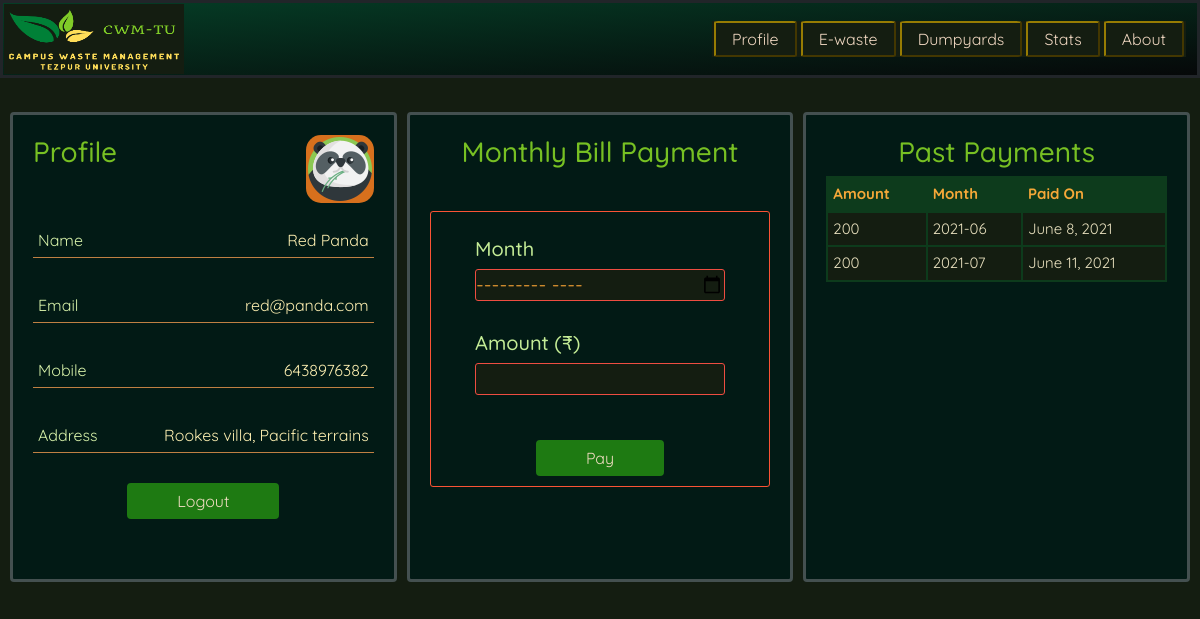
The page /logwaste/profile/ (signed in) on the database as committed earlier.
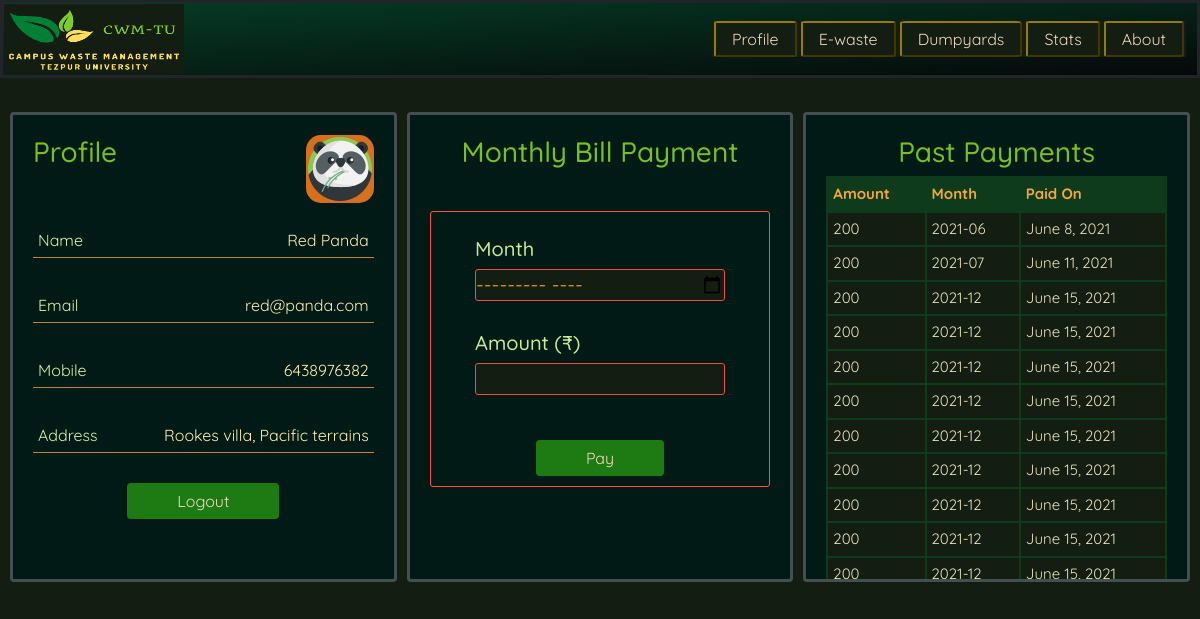
The same page on the database as committed later.
### logwaste/models.py (models this page shows, shortened)
class MyUser(AbstractBaseUser):
    email = models.EmailField(
        verbose_name="email address", max_length=60, unique=True)
    full_name = models.CharField(verbose_name="name", max_length=40)
    mobile = models.CharField(max_length=10, verbose_name="mobile")
    address = models.CharField(max_length=100, verbose_name="address")
    date_joined = models.DateTimeField(
        verbose_name="date joined", auto_now_add=True)
    last_login = models.DateTimeField(verbose_name="last login", auto_now=True)
    is_admin = models.BooleanField(default=False)
    is_active = models.BooleanField(default=True)
    is_staff = models.BooleanField(default=True)
    is_superuser = models.BooleanField(default=False)
    USERNAME_FIELD = "email"
    REQUIRED_FIELDS = ['full_name', 'mobile', 'address']
    objects = MyUserManager()

class Bills(models.Model):
    bill_id = models.IntegerField()
    bill_amount = models.IntegerField()
    bill_month = models.CharField(max_length=10)
    bill_date = models.DateField()

### logwaste/views.py (the view, shortened to what this page needs)
# urls.py: path('profile/', views.profile),
def profile(request):
    if request.user.is_superuser:
        d1 = MyUser.objects.all().filter(is_superuser=False)
        cursor = connection.cursor()
        cursor.execute(
            "SELECT logwaste_myuser.id,logwaste_myuser.full_name, logwaste_bills.bill_amount, logwaste_bills.bill_month, logwaste_bills.bill_date FROM logwaste_myuser JOIN logwaste_bills ON logwaste_myuser.id=logwaste_bills.bill_id")
        data = dictfetchall(cursor)
        ew = request.user
        return render(request, 'profile.html', {'ew': ew, 'data': data, 'd1': d1})
    elif request.user.is_authenticated:
        data = Bills.objects.filter(bill_id=request.user.id)
        ew = request.user
        return render(request, 'profile.html', {'ew': ew, 'data': data})
    else:
        return HttpResponseRedirect('/logwaste/logins/')

### templates/profile.html (shortened to what this page needs)
{% extends 'base.html' %}
{% load static %}
{% block style %}
<link rel="stylesheet" href="{% static 'css/profiles.css' %}">
{% endblock style %}
{% block rest %}
<div class="rest">
    {% if request.user.is_superuser %}
    <div class="left">
        <div class="right">
            <div class="pics">
                <h2 class="hh1">Admin</h2>
                <img src="{% static 'images/orca.png' %}" class="img1">
            </div>
            <div class="here">
                <div class="there">Name</div>
                <div class="fetch">{{ew.full_name}}</div>
            </div>
            <div class="here">
                <div class="there">Email</div>
                <div class="fetch">{{ew.email}}</div>
            </div>
            <div class="here">
                <div class="there">Mobile</div>
                <div class="fetch">{{ew.mobile}}</div>
            </div>
            <div class="here">
                <div class="there">Address</div>
                <div class="fetch">{{ew.address}}</div>
            </div>
            <div class="down">
                <a href="{% url 'logout' %}"><button class="buttoned">Logout</button></a>
            </div>
        </div>
        <div class="right">
            <h2 class="hh1">Registered Users</h2>
            <table id="customers">
                <th>UserID</th>
                <th>Name</th>
                <th>Email</th>
                <th>Mobile</th>
                <th>Address</th>
                <tr>
                    {% for d1 in d1 %}
                    <td>{{d1.id}}</td>
                    <td>{{d1.full_name}}</td>
                    <td>{{d1.email}}</td>
                    <td>{{d1.mobile}}</td>
                    <td>{{d1.address}}</td>
                </tr>
                {% endfor %}
            </table>
        </div>
    </div>
    <div class="left">
        <div class="right">
            <h2 class="hh1">Payments Received</h2>
            <table id="customers">
                <th>UserID</th>
                <th>Name</th>
                <th>Amount</th>
                <th>Month</th>
                <th>Paid On</th>
                <tr>
                    {% for data in data %}
                    <td>{{data.id}}</td>
                    <td>{{data.full_name}}</td>
                    <td>{{data.bill_amount}}</td>
                    <td>{{data.bill_month}}</td>
                    <td>{{data.bill_date}}</td>
                </tr>
                {% endfor %}
            </table>
        </div>
    </div>
    {% else %}
    <div class="lefts">
        <div class="right">
            <div class="up">
                <div class="pics">
                    <h2>Profile</h2>
                    {% if ew.full_name.0 < 'L' %} <img src="{% static 'images/penguin.png' %}" class="img1">
                        {% else %}
                        <img src="{% static 'images/panda.png' %}" class="img1">
                        {% endif %}
                </div>
                <div class="here">
                    <div class="there">Name</div>
                    <div class="fetch">{{ew.full_name}}</div>
                </div>
                <div class="here">
                    <div class="there">Email</div>
                    <div class="fetch">{{ew.email}}</div>
                </div>
                <div class="here">
                    <div class="there">Mobile</div>
                    <div class="fetch">{{ew.mobile}}</div>
                </div>
                <div class="here">
                    <div class="there">Address</div>
                    <div class="fetch">{{ew.address}}</div>
                </div>
            </div>
            <div class="down">
                <a href="{% url 'logout' %}"><button class="buttoned">Logout</button></a>
            </div>
        </div>
        <div class="right">
            <h2 class="hh">Monthly Bill Payment</h2>
            <div class="oranges">
                <form action="" method="POST">
                    <div class="some">
                        <div class="it">
                            <h5>Month</h5>
                            <input type="month" id="month" name="month" class="bg" required><br>
                        </div>
                        <div class="it">
                            <h5>Amount (₹)</h5>
                            <input type="text" id="amount" name="amount" class="bg" required><br>
                        </div>
                        <div class="keep">
                            <input type="submit" value="Pay" class="buttoned">
                        </div>
                    </div>
                </form>
            </div>
        </div>
        <div class="right">
            <h2 class="hh1">Past Payments</h2>
            <table id="customers">
                <th>Amount</th>
                <th>Month</th>
                <th>Paid On</th>
                <tr>
                    {% for data in data %}
                    <td>{{data.bill_amount}}</td>
                    <td>{{data.bill_month}}</td>
                    <td>{{data.bill_date}}</td>
                </tr>
                {% endfor %}
            </table>
        </div>
    </div>
    {% endif %}
</div>
{% endblock rest %}

### templates/base.html (shortened to what this page needs)
<!DOCTYPE html>
{% load static %}
<html lang="en">
<head>
    <link href="https://cdn.jsdelivr.net/npm/bootstrap@5.0.0/dist/css/bootstrap.min.css" rel="stylesheet"
>
    {% block style %}{% endblock style %}
</head>
<body>
    <div class="full">
        <div class="navbar">
            <div class="logo">
                <a href="/"><img class="logo" src="{% static 'images/Green Leaf Logo.png' %}"></a>
            </div>
            <div class="five">
                {% if request.user.is_authenticated %}
                <div class="navbuttons">
                    <a href="/logwaste/profile"><button class="button">Profile</button></a>
                </div>
                {% else %}
                <div class="navbuttons">
                    <a href="/logwaste/logins"><button class="button">Login</button></a>
                </div>
                {% endif %}
                <div class="navbuttons">
                    <a href="/logwaste/ewastes"><button class="button">E-waste</button></a>
                </div>
                <div class="navbuttons">
                    <a href="/dumpstatcontact/dumps"><button class="button">Dumpyards</button></a>
                </div>
                <div class="navbuttons">
                    <a href="/dumpstatcontact/stats"><button class="button">Stats</button></a>
                </div>
                <div class="navbuttons">
                    <a href="/dumpstatcontact/about"><button class="button">About</button></a>
                </div>
            </div>
        </div>
        {% block rest %}{% endblock rest %}
    </div>
</body>
</html>

### static/css/profiles.css (style rules this page uses)
* { background-color: #141D11; box-sizing: border-box; margin: 0; padding: 0; }
.full { display: flex; flex-direction: column; }
.navbar { display: flex; flex-direction: row; justify-content: space-between; padding: 1px; background-image: linear-gradient(to bottom right, rgb(5, 61, 38) , rgb(6,8,9)); border-style: solid; }
.logo { height: 70px; width: 180px; align-self:center; }
.five { display: flex; flex-direction: row; align-self: center; background-color: rgb(92, 30, 30); margin-right: 10px; }
.button { font-family: 'Quicksand', sans-serif; color: rgba(253, 226, 204, 0.932); font-size: 16px; background-color: #141D11; margin-right: 2px; margin-left: 2px; padding: 4px 16px; border-width: 2px; border-color: rgb(151, 124, 3); border-radius: 5%; transition-duration: 0.2s; cursor: pointer; }
.rest { display: flex; flex-direction: column; color: aliceblue; padding: 5px; }
.lefts { display: flex; flex: 1; flex-direction: row; margin-top: 2%; }
.right { display: flex; flex-direction: column; flex:1; display: flex; flex: 1; border-style:solid; border-width:3px; border-color: rgb(68, 80, 80); padding: 20px; margin: 5px; border-radius: 4px; background-color: rgb(2, 26, 21); height:470px; overflow: auto; }
.up { display: flex; flex-direction: column; background-color: rgb(2, 26, 21); }
.some { display: flex; flex-direction: column; margin-top:50px; padding: 10px; margin-top: 35px; border-width: 1px; border-style: solid; border-color: rgb(250, 83, 53); border-radius: 3px; background-color: rgb(2, 26, 21); }
.it { align-self: center; padding: 15px; background-color: rgb(2, 26, 21); }
.down { display: flex; flex-direction: row; justify-content:center; background-color: rgb(2, 26, 21); margin-top: 20px; }
.here { font-family: 'Quicksand', sans-serif; border-bottom-color: rgb(192, 128, 67); border-bottom-width: 1px; border-bottom-style:solid; display: flex; flex-direction: row; justify-content: space-between; margin-top: 20px; margin-bottom: 10px; padding: 5px; font-size: 16px; color: rgb(252, 238, 176); background-color: rgb(2, 26, 21); }
.pics { display: flex; flex-direction: row; justify-content: space-between; background-color: rgb(2, 26, 21); }
.there { font-family: 'Quicksand', sans-serif; color:rgb(215, 241, 169); background-color: rgb(2, 26, 21); }
.fetch { background-color: rgb(2, 26, 21); }
h2 { color:#77c023; font-size: 28px; font-family: 'Quicksand', sans-serif; background-color: rgb(2, 26, 21); }
.hh { color:#77c023; font-size: 28px; font-family: 'Quicksand', sans-serif; align-self: center; background-color: rgb(2, 26, 21); }
.hh1 { color:#77c023; font-size: 28px; font-family: 'Quicksand', sans-serif; align-self: center; background-color: rgb(2, 26, 21); }
h5 { align-self: center; font-family: 'Quicksand', sans-serif; color:#c4ec96; font-size: 20px; background-color: rgb(2, 26, 21); }
.oranges { background-color: rgb(2, 26, 21); }
.keep { display: flex; flex-direction: column; margin-top: 30px; background-color: rgb(2, 26, 21); }
.buttoned { font-family: 'Quicksand', sans-serif; color: rgba(253, 226, 204, 0.932); font-size: 16px; background-color: rgb(30, 122, 18); padding: 4px 48px; border-radius: 4px; border-style: solid; border-color: rgb(30, 122, 18); transition-duration: 0.3s; cursor: pointer; align-self: center; }
.img1 { padding:2px; background-color:#d7701d; border-radius:15px; }
.bg { background-color: #141D11; color: rgb(235, 155, 50); font-size: 20px; border-style: solid; border-color: rgb(238, 77, 65); border-width: 1px; border-radius: 3px; font-family: 'Quicksand', sans-serif; width:250px; }
#customers { font-family: 'Quicksand', sans-serif; border-collapse: collapse; width: 100%; font-size:15px; color:#e8e0be; }
#customers td, #customers th { border: 2px solid #0d3b1c; padding: 5px; }
#customers tr:nth-child(even) { background-color: #f2f2f2; }
#customers th { padding-top: 5px; padding-bottom: 5px; text-align: left; background-color: #0d3b1c; color: #f5a838; }
a { text-decoration: none; background-color: inherit; color: white; }

Rows that differ between the two databases and show on the page:
added Bills: bill_amount "200", bill_month "2021-12", bill_date "June 15, 2021"
added Bills: bill_amount "200", bill_month "2021-12", bill_date "June 15, 2021"
added Bills: bill_amount "200", bill_month "2021-12", bill_date "June 15, 2021"
added Bills: bill_amount "200", bill_month "2021-12", bill_date "June 15, 2021"
added Bills: bill_amount "200", bill_month "2021-12", bill_date "June 15, 2021"
added Bills: bill_amount "200", bill_month "2021-12", bill_date "June 15, 2021"
added Bills: bill_amount "200", bill_month "2021-12", bill_date "June 15, 2021"
added Bills: bill_amount "200", bill_month "2021-12", bill_date "June 15, 2021"
added Bills: bill_amount "200", bill_month "2021-12", bill_date "June 15, 2021"
